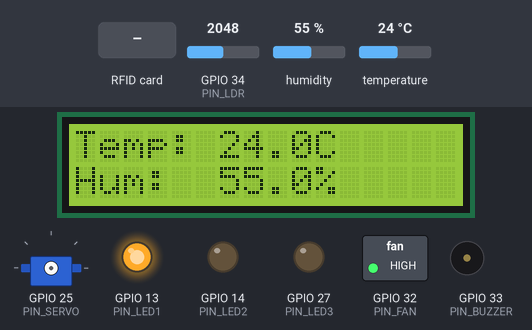
The sketch below on a simulated ESP32. Parts: 16×2 character LCD, servo, switched loads named in the sketch (green lamp = pin HIGH), output pins drawn as LEDs (lit = HIGH), buzzer (waves = sounding, pin HIGH). The inputs (shaded band) are chosen by the test bench; at power-on: temperature 24 °C, GPIO 34 (PIN_LDR) = 2048, humidity 55 %. WiFi joins after 1.5 s; servers stay silent unless stated; what the sketch prints to the serial monitor is not drawn.

Above: at 8.9 s.
9.0 s: temperature set to 26 °C
At 12.3 s:
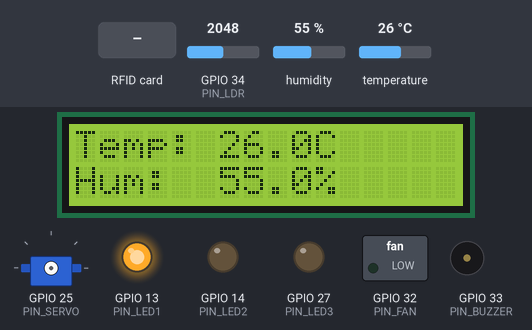
13.2 s: RFID card EA 66 CC 01 held to the reader
At 15.8 s:
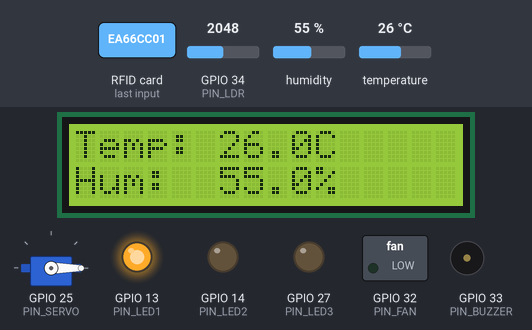
16.7 s: temperature set to 12 °C
At 20.1 s:
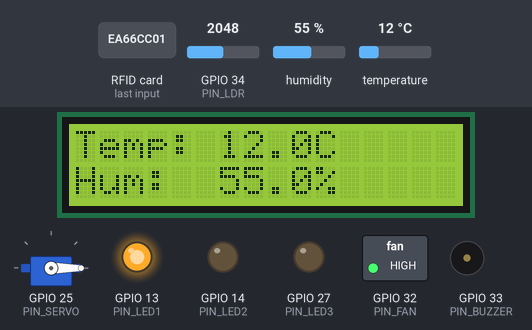
21.2 s: GPIO 34 (PIN_LDR) set to 1531
22.7 s: GPIO 34 (PIN_LDR) set to 1466
At 23.9 s:
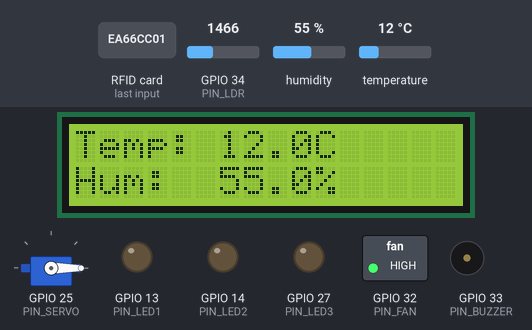
24.2 s: RFID card 5E 7A 19 C4 held to the reader
At 25.0 s:
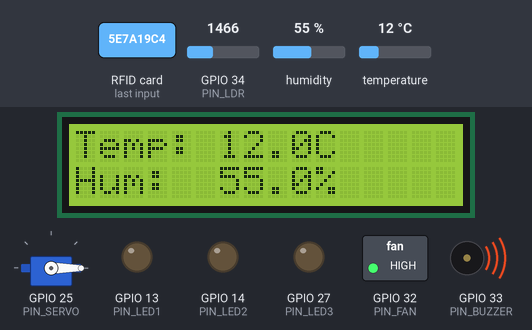
Timing chart, 0 to 27.2 s (numbered marks = the images above; inputs shaded):
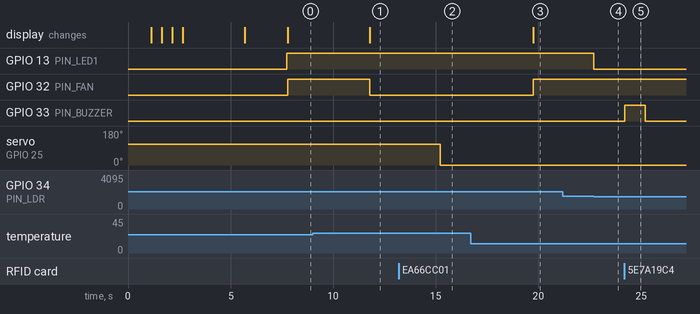

The sketch:

Casa_Domotica_Final.ino
```cpp
#include <WiFi.h>
#include <WebServer.h>
#include <SPI.h>
#include <MFRC522.h>
#include <LiquidCrystal_I2C.h>
#include "DHT.h"
#include <ESP32Servo.h>

// --- ELIMINADAS LAS IPS ESTÁTICAS ---

// 1. CONFIGURACIÓN
const char* ssid = "Redmi 14C";
const char* password = "vale1234";

#define PIN_LDR      34
#define PIN_LED1     13
#define PIN_LED2     14
#define PIN_LED3     27
#define PIN_FAN      32
#define PIN_BUZZER   33
#define PIN_SERVO    25
#define PIN_DHT      26
#define PIN_RFID_SS  5
#define PIN_RFID_RST 16

// 2. INSTANCIAS
WebServer server(80);
DHT dht(PIN_DHT, DHT11);
Servo puertaServo;
MFRC522 rfid(PIN_RFID_SS, PIN_RFID_RST);
LiquidCrystal_I2C lcd(0x27, 16, 2);

bool isAutoMode = true;
byte authorizedUID[4] = {0xEA, 0x66, 0xCC, 0x01};

// 3. FUNCIONES AUXILIARES
void sendCORS(int code, String payload, const char* type = "text/plain") {
  server.sendHeader("Access-Control-Allow-Origin", "*");
  server.send(code, type, payload);
}

void abrirPuertaAction() {
  puertaServo.attach(PIN_SERVO);
  puertaServo.write(110);
  delay(2000);
  puertaServo.write(0);
  delay(500);
  puertaServo.detach();
}

void activarBuzzerDenegado() {
  digitalWrite(PIN_BUZZER, HIGH);
  delay(1000);
  digitalWrite(PIN_BUZZER, LOW);
}

void updateLCD(float t, float h) {
  lcd.setCursor(0, 0);
  lcd.print("Temp: " + String(t, 1) + "C  ");
  lcd.setCursor(0, 1);
  lcd.print("Hum:  " + String(h, 1) + "%  ");
}

void initHardware() {
  pinMode(PIN_LED1, OUTPUT); pinMode(PIN_LED2, OUTPUT); pinMode(PIN_LED3, OUTPUT);
  pinMode(PIN_FAN, OUTPUT); pinMode(PIN_BUZZER, OUTPUT);
  pinMode(PIN_LDR, INPUT);
  SPI.begin();
  rfid.PCD_Init();
  dht.begin();
}

// NUEVA FUNCIÓN DE RED (DINÁMICA)
void initNetwork() {
  WiFi.begin(ssid, password);

  Serial.print("Conectando a ");
  Serial.println(ssid);

  int counter = 0;
  while (WiFi.status() != WL_CONNECTED) {
    delay(500);
    Serial.print(".");
    // Mostrar progreso en LCD
    lcd.setCursor(counter % 16, 1);
    lcd.print(".");
    counter++;
  }

  // Al conectar, mostramos la IP asignada por DHCP
  String ipActual = WiFi.localIP().toString();
  Serial.println("\nConectado con éxito!");
  Serial.println("IP Asignada: " + ipActual);

  lcd.clear();
  lcd.setCursor(0, 0);
  lcd.print("IP Asignada:");
  lcd.setCursor(0, 1);
  lcd.print(ipActual); // Esto te permite ver la IP sin el PC
  delay(3000);
}

// 4. LÓGICA AUTOMÁTICA
void handleRfidAuto() {
  if (!rfid.PICC_IsNewCardPresent() || !rfid.PICC_ReadCardSerial()) return;

  Serial.print(">> [RFID]: Tarjeta detectada. UID:");
  for (byte i = 0; i < rfid.uid.size; i++) {
    Serial.print(rfid.uid.uidByte[i] < 0x10 ? " 0" : " ");
    Serial.print(rfid.uid.uidByte[i], HEX);
  }
  Serial.println();

  bool isAuthorized = true;
  for (byte i = 0; i < 4; i++) {
    if (rfid.uid.uidByte[i] != authorizedUID[i]) {
      isAuthorized = false;
      break;
    }
  }

  if (isAuthorized) {
    Serial.println(">> [RFID]: Acceso Concedido.");
    abrirPuertaAction();
  } else {
    Serial.println(">> [RFID]: Acceso Denegado.");
    activarBuzzerDenegado();
  }

  rfid.PICC_HaltA();
  rfid.PCD_StopCrypto1();
}

void handleLuzAuto() {
  int valorLuz = analogRead(PIN_LDR);
  if (valorLuz > 1500) {
    digitalWrite(PIN_LED1, HIGH);
  } else {
    digitalWrite(PIN_LED1, LOW);
  }
}

void handleClimaAuto() {
  static unsigned long lastUpdate = 0;
  if (millis() - lastUpdate < 2000) return;
  lastUpdate = millis();
  float t = dht.readTemperature();
  float h = dht.readHumidity();
  if (!isnan(t)) {
    updateLCD(t, h);
    digitalWrite(PIN_FAN, t < 25.0 ? HIGH : LOW);
  }
}

void runAutomaticLogic() {
  handleRfidAuto();
  handleLuzAuto();
  handleClimaAuto();
}

// 5. RUTAS DEL SERVIDOR
void setupRoutes() {
  server.on("/config/auto", []() {
    isAutoMode = true;
    sendCORS(200, "MODO AUTOMATICO ACTIVADO");
  });

  server.on("/config/manual", []() {
    isAutoMode = false;
    sendCORS(200, "MODO MANUAL ACTIVADO");
  });

  server.on("/led/1/on", []() {
    if(!isAutoMode) { digitalWrite(PIN_LED1, HIGH); sendCORS(200, "LED 1 ON"); }
    else sendCORS(403, "Error: Modo Auto Activo");
  });

  server.on("/led/1/off", []() {
    if(!isAutoMode) { digitalWrite(PIN_LED1, LOW); sendCORS(200, "LED 1 OFF"); }
    else sendCORS(403, "Error: Modo Auto Activo");
  });

  server.on("/led/2/on", []() {
    if(!isAutoMode) { digitalWrite(PIN_LED2, HIGH); sendCORS(200, "LED 2 ON"); }
    else sendCORS(403, "Error: Modo Auto Activo");
  });

  server.on("/led/2/off", []() {
    if(!isAutoMode) { digitalWrite(PIN_LED2, LOW); sendCORS(200, "LED 2 OFF"); }
    else sendCORS(403, "Error: Modo Auto Activo");
  });

  server.on("/led/3/on", []() {
    if(!isAutoMode) { digitalWrite(PIN_LED3, HIGH); sendCORS(200, "LED 3 ON"); }
    else sendCORS(403, "Error: Modo Auto Activo");
  });

  server.on("/led/3/off", []() {
    if(!isAutoMode) { digitalWrite(PIN_LED3, LOW); sendCORS(200, "LED 3 OFF"); }
    else sendCORS(403, "Error: Modo Auto Activo");
  });

  server.on("/fan/on", []() {
    if(!isAutoMode) { digitalWrite(PIN_FAN, LOW); sendCORS(200, "FAN ON"); }
    else sendCORS(403, "Error: Modo Auto Activo");
  });

  server.on("/fan/off", []() {
    if(!isAutoMode) { digitalWrite(PIN_FAN, HIGH); sendCORS(200, "FAN OFF"); }
    else sendCORS(403, "Error: Modo Auto Activo");
  });

  server.on("/puerta/abrir", []() {
    abrirPuertaAction();
    sendCORS(200, "PUERTA ABIERTA");
  });

  server.on("/buzzer/error", []() {
    activarBuzzerDenegado();
    sendCORS(200, "BUZZER ERROR");
  });

  server.on("/sensor", []() {
    String json = "{\"temperature\":" + String(dht.readTemperature(),1) +
                  ",\"humidity\":" + String(dht.readHumidity(),1) + "}";
    sendCORS(200, json, "application/json");
  });
}

// 6. SETUP & LOOP PRINCIPAL
void setup() {
  Serial.begin(115200);
  delay(1000);

  lcd.init();
  lcd.backlight();
  lcd.setCursor(0, 0);
  lcd.print("Iniciando...");

  initHardware();

  lcd.clear();
  lcd.print("WiFi: " + String(ssid));
  initNetwork(); // Aquí se asignará la IP dinámica

  setupRoutes();
  server.begin();

  lcd.clear();
  lcd.print("Sistema Listo");
  lcd.setCursor(0, 1);
  lcd.print(WiFi.localIP().toString());
  delay(2000);
}

void loop() {
  server.handleClient();

  static bool lastMode = isAutoMode;

  if (isAutoMode != lastMode) {
    if (isAutoMode) {
      Serial.println("MODO AUTOMÁTICO");
      // Mejora recomendada: resetear sensores al volver a modo auto
      SPI.begin();
      rfid.PCD_Init();
    } else {
      Serial.println("MODO MANUAL");
    }
    lastMode = isAutoMode;
  }

  if (isAutoMode) {
    runAutomaticLogic();
  }
}
```

Measured:
- the behaviour switches between 24 and 25 °C on temperature (found by bisection; images 0 and 1)
- the behaviour switches between 1501 and 1500 on GPIO 34 (PIN_LDR) (found by bisection; images 3 and 4)
- after the input at 9.0 s, GPIO 32 (PIN_FAN): HIGH → LOW after 2.8 s; the display: changes after 2.8 s (image 1)
- after the input at 13.2 s, servo on GPIO 25 (PIN_SERVO): 110° → 0° after 2.0 s
- after the input at 16.7 s, GPIO 32 (PIN_FAN): LOW → HIGH after 3.1 s; the display: changes after 3.1 s (image 3)
- after the input at 21.2 s, every drawn part: stays the same
- after the input at 22.7 s, GPIO 13 (PIN_LED1): HIGH → LOW at once
- after the input at 24.2 s, GPIO 33 (PIN_BUZZER): LOW → HIGH at once, → LOW 1.0 s later
